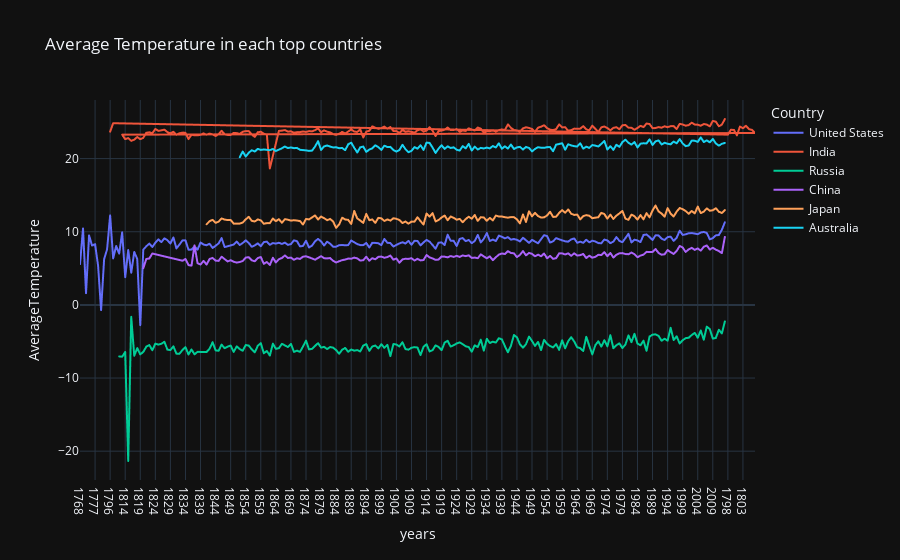

Notebook cell for this chart:
### Code cell
import plotly.express as px
%matplotlib inline
fig1=px.line(avgtemp_top_countries,x="years",y='AverageTemperature', color='Country', title="Average Temperature in each top countries", template="plotly_dark")
fig1.show()

### Figure 1 — Plotly figure (JSON) as saved in the notebook; plotly's stock layout.template omitted (floating-point values rounded to 4 significant figures; data arrays with more than 128 entries replaced by an {"elided": "..."} marker saying what was removed)
{"data": [{"hovertemplate": "Country=United States<br>years=%{x}<br>AverageTemperature=%{y}<extra></extra>", "legendgroup": "United States", "line": {"color": "#636efa", "dash": "solid"}, "mode": "lines", "name": "United States", "showlegend": true, "type": "scattergl", "x": {"elided": "215 str values"}, "xaxis": "x", "y": {"elided": "215 float values"}, "yaxis": "y"}, {"hovertemplate": "Country=India<br>years=%{x}<br>AverageTemperature=%{y}<extra></extra>", "legendgroup": "India", "line": {"color": "#EF553B", "dash": "solid"}, "mode": "lines", "name": "India", "showlegend": true, "type": "scattergl", "x": {"elided": "211 str values"}, "xaxis": "x", "y": {"elided": "211 float values"}, "yaxis": "y"}, {"hovertemplate": "Country=Russia<br>years=%{x}<br>AverageTemperature=%{y}<extra></extra>", "legendgroup": "Russia", "line": {"color": "#00cc96", "dash": "solid"}, "mode": "lines", "name": "Russia", "showlegend": true, "type": "scattergl", "x": {"elided": "202 str values"}, "xaxis": "x", "y": {"elided": "202 float values"}, "yaxis": "y"}, {"hovertemplate": "Country=China<br>years=%{x}<br>AverageTemperature=%{y}<extra></extra>", "legendgroup": "China", "line": {"color": "#ab63fa", "dash": "solid"}, "mode": "lines", "name": "China", "showlegend": true, "type": "scattergl", "x": {"elided": "185 str values"}, "xaxis": "x", "y": {"elided": "185 float values"}, "yaxis": "y"}, {"hovertemplate": "Country=Japan<br>years=%{x}<br>AverageTemperature=%{y}<extra></extra>", "legendgroup": "Japan", "line": {"color": "#FFA15A", "dash": "solid"}, "mode": "lines", "name": "Japan", "showlegend": true, "type": "scattergl", "x": {"elided": "173 str values"}, "xaxis": "x", "y": {"elided": "173 float values"}, "yaxis": "y"}, {"hovertemplate": "Country=Australia<br>years=%{x}<br>AverageTemperature=%{y}<extra></extra>", "legendgroup": "Australia", "line": {"color": "#19d3f3", "dash": "solid"}, "mode": "lines", "name": "Australia", "showlegend": true, "type": "scattergl", "x": {"elided": "162 str values"}, "xaxis": "x", "y": {"elided": "162 float values"}, "yaxis": "y"}], "layout": {"legend": {"title": {"text": "Country"}, "tracegroupgap": 0}, "title": {"text": "Average Temperature in each top countries"}, "xaxis": {"anchor": "y", "domain": [0, 1], "title": {"text": "years"}}, "yaxis": {"anchor": "x", "domain": [0, 1], "title": {"text": "AverageTemperature"}}}}
